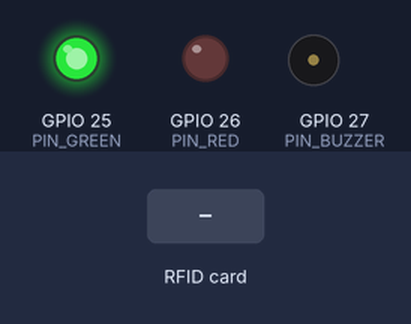
A sketch run on a simulated ESP32. Parts: output pins drawn as LEDs (lit = HIGH), buzzer (waves = sounding, pin HIGH). Inputs (shaded band) come from the test bench. WiFi joins after 1.5 s; servers stay silent unless stated; uploads are accepted with an empty reply; what the sketch prints to the serial monitor is not drawn.

Above: at 1.8 s.
At 3.0 s:
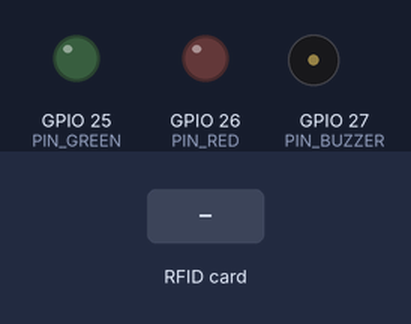
3.1 s: RFID card 5E 7A 19 C4 held to the reader
At 3.44 s:
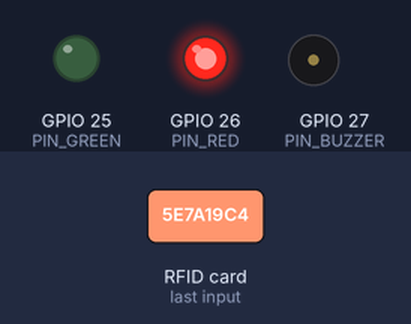
Timing chart, 0 to 6.1 s (numbered marks = the images above; inputs shaded):
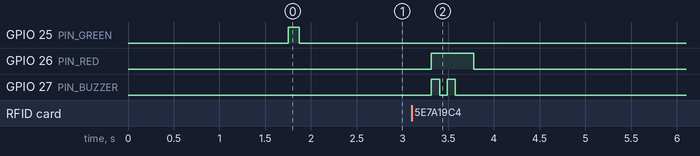

Measured:
- after the input at 3.1 s, GPIO 26 (PIN_RED): LOW → HIGH after 0.22 s, → LOW 0.46 s later; GPIO 27 (PIN_BUZZER): alternates HIGH for 0.09 s and LOW for 0.08 s, 4 changes in all, then stays LOW, starting after 0.22 s

The sketch:

esp32_rfid_enroll.ino
```cpp
/**
 * Capstone Smart Campus VMS — desk UID reader.
 *
 * Flash this on a separate ESP32 with an RC522. A tap is posted to
 * POST /api/rfid/enroll and filled into RFID assignment. It does not
 * call /api/rfid/scan, so the live gate monitor stays unchanged.
 *
 * Arduino IDE: ESP32 Dev Module, libraries MFRC522 and ArduinoJson.
 * Copy rfid_enroll_config.example.h to rfid_enroll_config.h first.
 *
 * RC522: SDA 5, SCK 18, MOSI 23, MISO 19, RST 22, 3.3V, GND.
 * Optional: green LED GPIO 25, red LED GPIO 26, buzzer GPIO 27.
 */

#include <WiFi.h>
#include <HTTPClient.h>
#include <WiFiClientSecure.h>
#include <SPI.h>
#include <MFRC522.h>
#include <ArduinoJson.h>
#include "rfid_enroll_config.h"

#define SS_PIN 5
#define RST_PIN 22
#define PIN_GREEN 25
#define PIN_RED 26
#define PIN_BUZZER 27

MFRC522 mfrc522(SS_PIN, RST_PIN);

String lastUid = "";
unsigned long lastPostMs = 0;
bool wifiOk = false;

bool usesTls() {
  return API_PORT == 443;
}

void setLed(int pin, bool on) {
  digitalWrite(pin, on ? HIGH : LOW);
}

void beep(int times, int ms) {
  for (int i = 0; i < times; i++) {
    digitalWrite(PIN_BUZZER, HIGH);
    delay(ms);
    digitalWrite(PIN_BUZZER, LOW);
    if (i + 1 < times) delay(80);
  }
}

String uidToHex(MFRC522::Uid &uid) {
  String out = "";
  for (byte i = 0; i < uid.size; i++) {
    if (uid.uidByte[i] < 0x10) out += "0";
    out += String(uid.uidByte[i], HEX);
  }
  out.toUpperCase();
  return out;
}

void connectWifi() {
  if (WiFi.status() == WL_CONNECTED) {
    wifiOk = true;
    return;
  }

  Serial.printf("WiFi connecting to %s\n", WIFI_SSID);
  WiFi.mode(WIFI_STA);
  WiFi.begin(WIFI_SSID, WIFI_PASSWORD);

  unsigned long started = millis();
  while (WiFi.status() != WL_CONNECTED && millis() - started < 20000UL) {
    delay(250);
    Serial.print(".");
  }
  Serial.println();

  wifiOk = WiFi.status() == WL_CONNECTED;
  if (wifiOk) {
    Serial.print("WiFi OK ");
    Serial.println(WiFi.localIP());
    setLed(PIN_GREEN, true);
    delay(120);
    setLed(PIN_GREEN, false);
  } else {
    Serial.println("WiFi failed. Check WIFI_SSID in rfid_enroll_config.h.");
    setLed(PIN_RED, true);
    delay(200);
    setLed(PIN_RED, false);
  }
}

void preparePost(HTTPClient &http) {
  http.setReuse(false);
  http.addHeader("Content-Type", "application/json");
  http.addHeader("Connection", "close");
  http.addHeader("X-RFID-TOKEN", RFID_API_TOKEN);
  http.setConnectTimeout(12000);
  http.setTimeout(12000);
}

int postWithClient(bool tls, const String &payload, String &response) {
  HTTPClient http;

  if (tls) {
    WiFiClientSecure client;
    client.setInsecure();
    client.setHandshakeTimeout(12);
    if (!http.begin(client, API_HOST, API_PORT, "/api/rfid/enroll", true)) {
      Serial.println("HTTPS begin failed");
      return -1;
    }
    preparePost(http);
    int code = http.POST(payload);
    if (code > 0) response = http.getString();
    http.end();
    return code;
  }

  WiFiClient client;
  if (!http.begin(client, API_HOST, API_PORT, "/api/rfid/enroll", false)) {
    Serial.println("HTTP begin failed");
    return -1;
  }
  preparePost(http);
  int code = http.POST(payload);
  if (code > 0) response = http.getString();
  http.end();
  return code;
}

bool postEnrollment(const String &uid) {
  if (WiFi.status() != WL_CONNECTED) {
    wifiOk = false;
    return false;
  }

  StaticJsonDocument<96> body;
  body["uid"] = uid;
  String payload;
  serializeJson(body, payload);

  Serial.printf("POST %s://%s:%d/api/rfid/enroll uid=%s\n",
                usesTls() ? "https" : "http", API_HOST, API_PORT, uid.c_str());

  int code = -1;
  String response;
  if (usesTls()) {
    code = postWithClient(true, payload, response);
  } else {
    code = postWithClient(false, payload, response);
  }

  Serial.printf("HTTP %d: %s\n", code, response.c_str());
  if (code != 200) return false;

  StaticJsonDocument<256> doc;
  if (deserializeJson(doc, response)) return false;
  return doc["ok"] | false;
}

void setup() {
  Serial.begin(115200);
  delay(200);
  Serial.println();
  Serial.println("=== Desk UID reader (not a gate) ===");

  pinMode(PIN_GREEN, OUTPUT);
  pinMode(PIN_RED, OUTPUT);
  pinMode(PIN_BUZZER, OUTPUT);
  setLed(PIN_GREEN, false);
  setLed(PIN_RED, false);
  digitalWrite(PIN_BUZZER, LOW);

  SPI.begin();
  mfrc522.PCD_Init();
  connectWifi();
}

void loop() {
  if (WiFi.status() != WL_CONNECTED) {
    wifiOk = false;
    if (millis() - lastPostMs > 8000UL) {
      lastPostMs = millis();
      connectWifi();
    }
    delay(50);
    return;
  }
  wifiOk = true;

  if (!mfrc522.PICC_IsNewCardPresent() || !mfrc522.PICC_ReadCardSerial()) {
    delay(40);
    return;
  }

  String uid = uidToHex(mfrc522.uid);
  mfrc522.PICC_HaltA();
  mfrc522.PCD_StopCrypto1();

  if (uid.length() < 6) {
    Serial.println("Ignored short UID");
    return;
  }

  if (uid == lastUid && millis() - lastPostMs < SAME_UID_COOLDOWN_MS) {
    return;
  }

  Serial.print("UID: ");
  Serial.println(uid);

  bool saved = postEnrollment(uid);
  lastUid = uid;
  lastPostMs = millis();

  if (saved) {
    setLed(PIN_GREEN, true);
    beep(1, 60);
    delay(180);
    setLed(PIN_GREEN, false);
    Serial.println("Saved for assignment. Live gate monitor was not updated.");
  } else {
    setLed(PIN_RED, true);
    beep(2, 90);
    delay(200);
    setLed(PIN_RED, false);
    Serial.println("UID was read, but the server did not save it.");
  }
}
```

rfid_enroll_config.example.h
```cpp
/**
 * Copy to rfid_enroll_config.h and edit before flashing.
 * rfid_enroll_config.h is gitignored — never commit Wi-Fi passwords or tokens.
 *
 * Use the same API host, port, and RFID_API_TOKEN as the gate ESP32.
 * This board only reads a UID. It does not open the boom.
 */
#pragma once

#define WIFI_SSID     "YOUR_WIFI_NAME"
#define WIFI_PASSWORD "YOUR_WIFI_PASSWORD"

#define API_HOST       "www.iscvms.com"
#define API_PORT       443
#define API_BASE       "https://www.iscvms.com"
#define RFID_API_TOKEN "YOUR_RFID_API_TOKEN"

// Ignore the same card while it is still sitting on the reader.
#define SAME_UID_COOLDOWN_MS 2500UL
```
